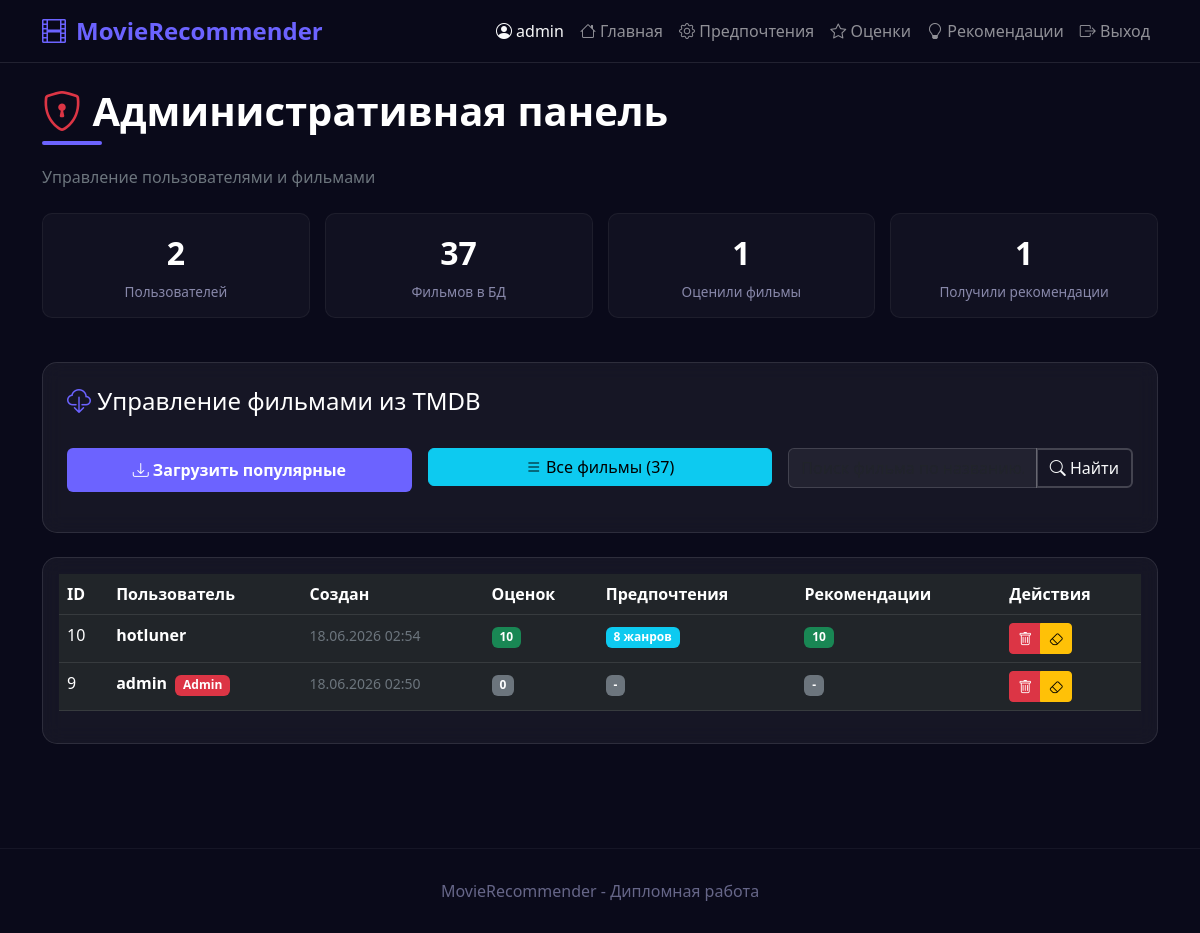
The app's page /admin (signed in), older data.
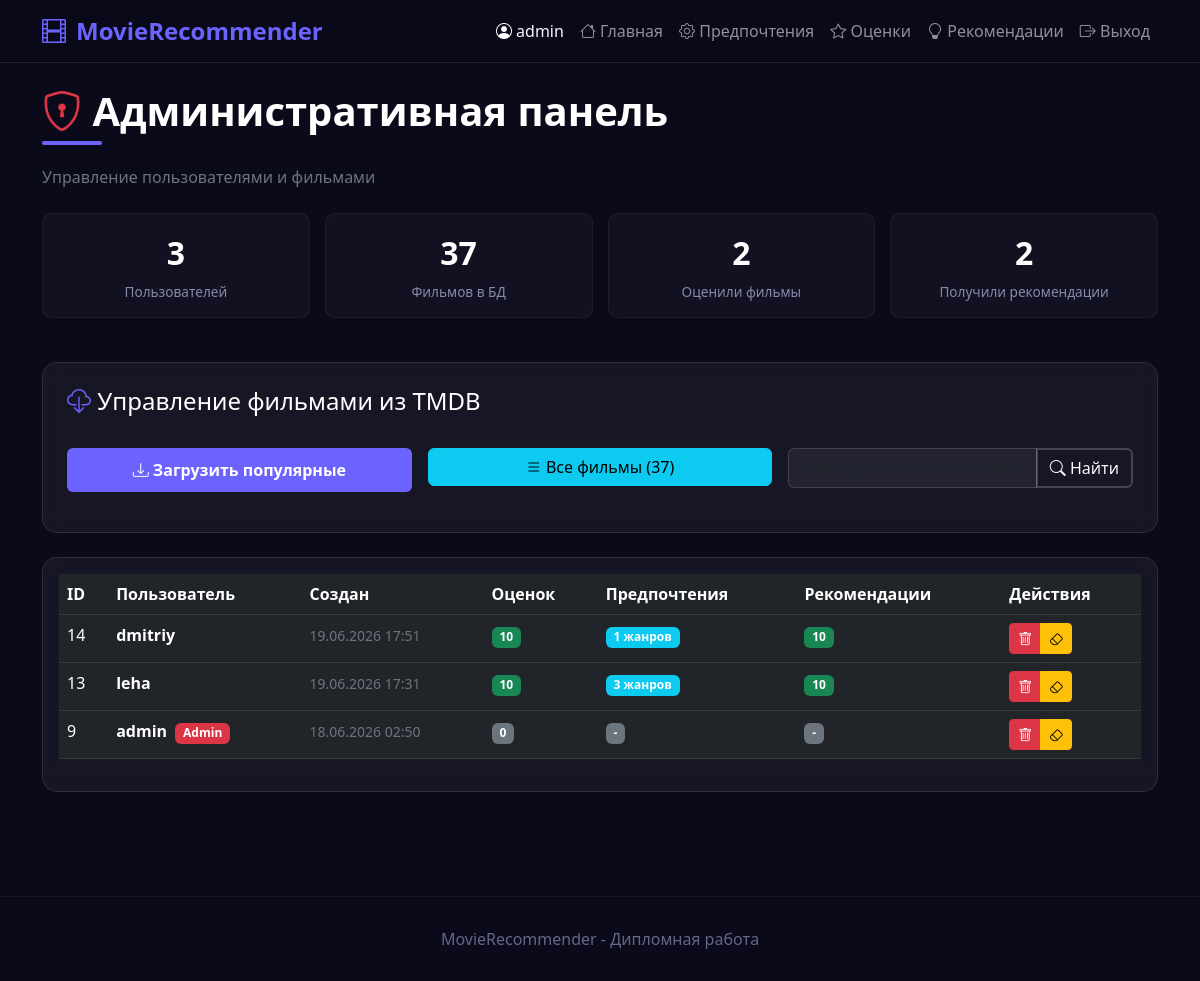
The same page, newer data.
### tables this page shows
CREATE TABLE users (
                    user_id INTEGER PRIMARY KEY AUTOINCREMENT,
                    session_id TEXT UNIQUE NOT NULL,
                    created_at TEXT NOT NULL,
                    updated_at TEXT NOT NULL,
                    preferences TEXT DEFAULT '{}',
                    ratings TEXT DEFAULT '{}',
                    recommendations TEXT DEFAULT '{}',
                    last_recommended_at TEXT
                , username TEXT, password_hash TEXT, email TEXT, skipped TEXT DEFAULT "{}", is_admin INTEGER DEFAULT 0);

### app.py (the view)
@app.route('/admin')
def admin():
    if 'user_id' not in session:
        return redirect(url_for('login'))
    user = db.get_user_by_id(session['user_id'])
    if not user:
        session.clear()
        return redirect(url_for('login'))
    if not user.is_admin:
        flash('Доступ запрещён. Требуются права администратора.', 'danger')
        return redirect(url_for('index'))
    all_users = db.get_all_users()
    all_movies = db.get_all_movies()  # Получаем все фильмы
    return render_template('admin.html',
                         users=all_users,
                         movies=all_movies)  # Передаём movies в шаблон

### database.py (called while the page is built)
    @contextmanager
    def get_connection(self):
        conn = sqlite3.connect(self.db_path)
        conn.row_factory = sqlite3.Row
        try:
            yield conn
            conn.commit()
        except Exception as e:
            conn.rollback()
            raise e
        finally:
            conn.close()

    def get_user_by_id(self, user_id: int) -> Optional[User]:
        with self.get_connection() as conn:
            cursor = conn.cursor()
            cursor.execute('SELECT * FROM users WHERE user_id = ?', (user_id,))
            row = cursor.fetchone()
        if row:
            return User.from_dict(dict(row))
        return None

    def get_all_users(self) -> List[User]:
        with self.get_connection() as conn:
            cursor = conn.cursor()
            cursor.execute('SELECT * FROM users ORDER BY created_at DESC')
            rows = cursor.fetchall()
        return [User.from_dict(dict(row)) for row in rows]

### models.py (called while the page is built)
    def get_rating_count(self) -> int:
        return len(self.ratings)

### templates/admin.html (shortened to what the changed rows need)
{% extends "base.html" %}
{% block content %}
<div class="row">
    <div class="col-12">
        <h1 class="section-title">
            <i class="bi bi-shield-lock" style="color: #dc3545;"></i>
            Административная панель
        </h1>
    </div>
    <div class="col-12 mb-4">
        <div class="admin-stats">
            <div class="stat-card">
                <div class="stat-number">{{ users|length }}</div>
                <div class="stat-label">Пользователей</div>
            </div>
            <div class="stat-card">
                <div class="stat-number">
                    {% set rated_users = users|selectattr('ratings', 'defined')|list|selectattr('ratings', 'ne', {})|list %}
                    {{ rated_users|length }}
                </div>
                <div class="stat-label">Оценили фильмы</div>
            </div>
            <div class="stat-card">
                <div class="stat-number">
                    {% set rec_users = users|selectattr('recommendations', 'defined')|list|selectattr('recommendations', 'ne', {})|list %}
                    {{ rec_users|length }}
                </div>
                <div class="stat-label">Получили рекомендации</div>
            </div>
        </div>
    </div>
    <div class="col-12">
        <div class="card p-3">
            <div class="table-responsive">
                <table class="table table-dark table-hover">
                    <thead>
                        <tr>
                            <th>ID</th>
                            <th>Пользователь</th>
                            <th>Создан</th>
                            <th>Оценок</th>
                            <th>Предпочтения</th>
                            <th>Рекомендации</th>
                            <th>Действия</th>
                        </tr>
                    </thead>
                    <tbody>
                        {% for user in users %}
                        <tr>
                            <td>{{ user.user_id }}</td>
                            <td>
                                <strong class="text-white">{{ user.username or 'Аноним' }}</strong>
                                {% if user.is_admin %}
                                    <span class="badge bg-danger ms-1">Admin</span>
                                {% endif %}
                            </td>
                            <td>
                                <small class="text-secondary">
                                    {{ user.created_at.strftime('%d.%m.%Y %H:%M') if user.created_at else '-' }}
                                </small>
                            </td>
                            <td>
                                <span class="badge {% if user.get_rating_count() >= 10 %}bg-success{% else %}bg-secondary{% endif %}">
                                    {{ user.get_rating_count() }}
                                </span>
                            </td>
                            <td>
                                {% if user.preferences and user.preferences.get('genres') %}
                                    <span class="badge bg-info">
                                        {{ user.preferences.get('genres', [])|length }} жанров
                                    </span>
                                {% else %}
                                    <span class="badge bg-secondary">-</span>
                                {% endif %}
                            </td>
                            <td>
                                {% if user.recommendations and user.recommendations.get('items') %}
                                    <span class="badge bg-success">
                                        {{ user.recommendations.get('total_count', 0) }}
                                    </span>
                                {% else %}
                                    <span class="badge bg-secondary">-</span>
                                {% endif %}
                            </td>
                            <td>
                                <div class="btn-group btn-group-sm">
                                    <button class="btn btn-danger" onclick="deleteUser({{ user.user_id }})" title="Удалить пользователя">
                                        <i class="bi bi-trash"></i>
                                    </button>
                                    <button class="btn btn-warning" onclick="deleteRecommendations({{ user.user_id }})" title="Стереть предпочтения и оценки">
                                        <i class="bi bi-eraser"></i>
                                    </button>
                                </div>
                            </td>
                        </tr>
                        {% endfor %}
                    </tbody>
                </table>
            </div>
        </div>
    </div>
</div>
{% endblock %}

### templates/base.html (shortened to what this page needs)
<!DOCTYPE html>
<html lang="ru">
<head>
    <link href="https://cdn.jsdelivr.net/npm/bootstrap@5.3.0/dist/css/bootstrap.min.css" rel="stylesheet">
    <link rel="stylesheet" href="https://cdn.jsdelivr.net/npm/bootstrap-icons@1.11.0/font/bootstrap-icons.css">
</head>
<body>
    <nav class="navbar navbar-expand-lg navbar-dark">
        <div class="container">
            <a class="navbar-brand" href="{{ url_for('index') }}">
                <i class="bi bi-film"></i>MovieRecommender
            </a>
            <div class="collapse navbar-collapse" id="navbarNav">
                <ul class="navbar-nav ms-auto">
                    {% if session.user_id %}
                        <li class="nav-item">
                            <span class="nav-link text-light">
                                <i class="bi bi-person-circle"></i> {{ session.username }}
                            </span>
                        </li>
                        <li class="nav-item">
                            <a class="nav-link" href="{{ url_for('index') }}">
                                <i class="bi bi-house"></i> Главная
                            </a>
                        </li>
                        <li class="nav-item">
                            <a class="nav-link" href="{{ url_for('preferences') }}">
                                <i class="bi bi-gear"></i> Предпочтения
                            </a>
                        </li>
                        <li class="nav-item">
                            <a class="nav-link" href="{{ url_for('rating') }}">
                                <i class="bi bi-star"></i> Оценки
                            </a>
                        </li>
                        <li class="nav-item">
                            <a class="nav-link" href="{{ url_for('recommendations') }}">
                                <i class="bi bi-lightbulb"></i> Рекомендации
                            </a>
                        </li>
                        <li class="nav-item">
                            <a class="nav-link" href="{{ url_for('logout') }}">
                                <i class="bi bi-box-arrow-right"></i> Выход
                            </a>
                        </li>
                    {% endif %}
                </ul>
            </div>
        </div>
    </nav>
    <main class="py-4">
        <div class="container">
            {% block content %}{% endblock %}
        </div>
    </main>
    <footer class="footer">
        <div class="container text-center">
            <p class="mb-0">MovieRecommender - Дипломная работа</p>
        </div>
    </footer>
</body>
</html>

Row changes from the older to the newer data that the page shows:
removed users: user_id "10", username "hotluner", created_at "18.06.2026 02:54", get_rating_count "10", preferences.get|length "8", recommendations.get "10"
added users: user_id "14", username "dmitriy", created_at "19.06.2026 17:51", get_rating_count "10", preferences.get|length "1", recommendations.get "10"
added users: user_id "13", username "leha", created_at "19.06.2026 17:31", get_rating_count "10", preferences.get|length "3", recommendations.get "10"
Text that changed along with them:
{{ users|length }}: "2" → "3"
{{ rated_users|length }}: "1" → "2"
{{ rec_users|length }}: "1" → "2"
